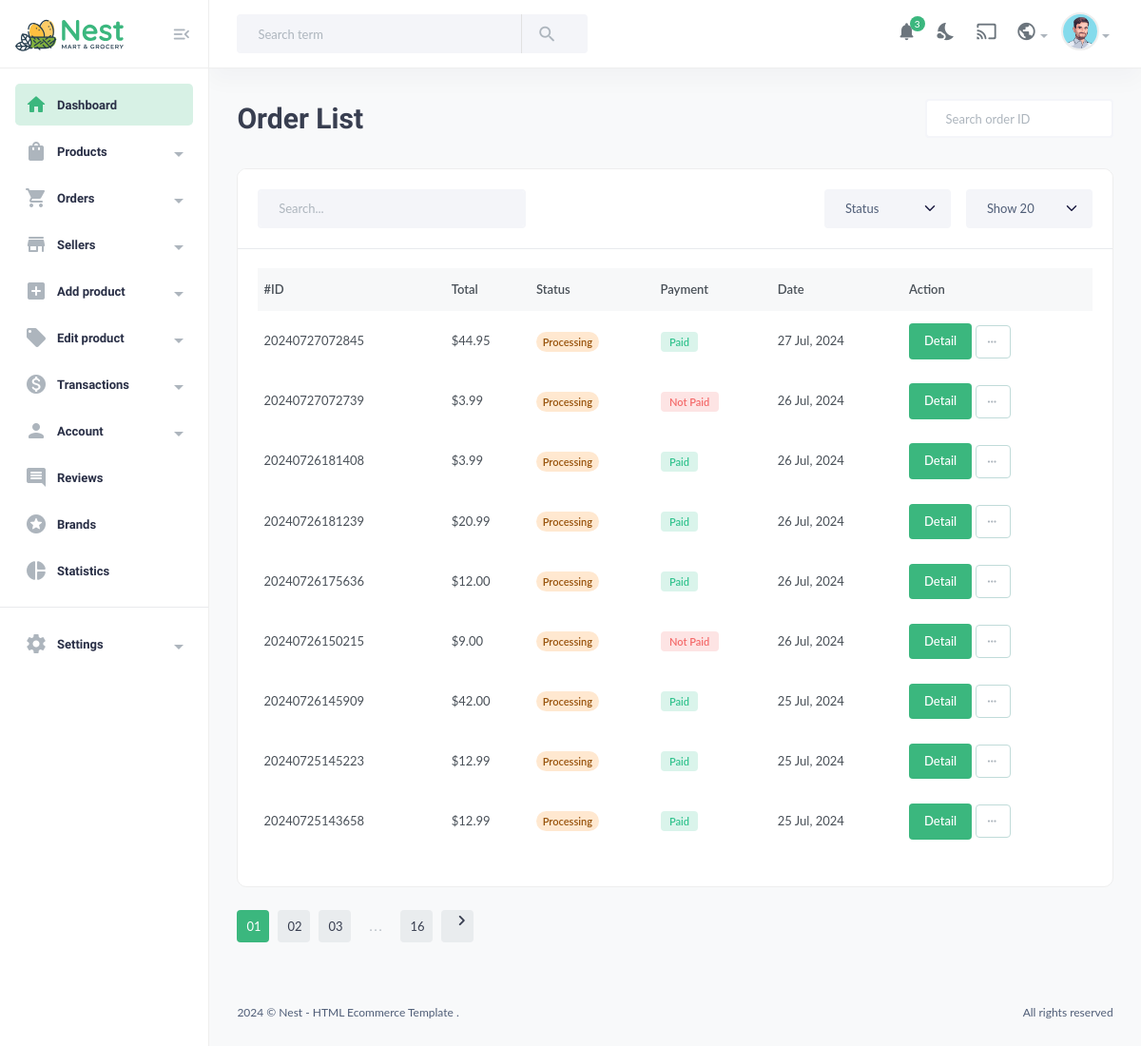
Page /useradmin/orders/ on the earlier database version.
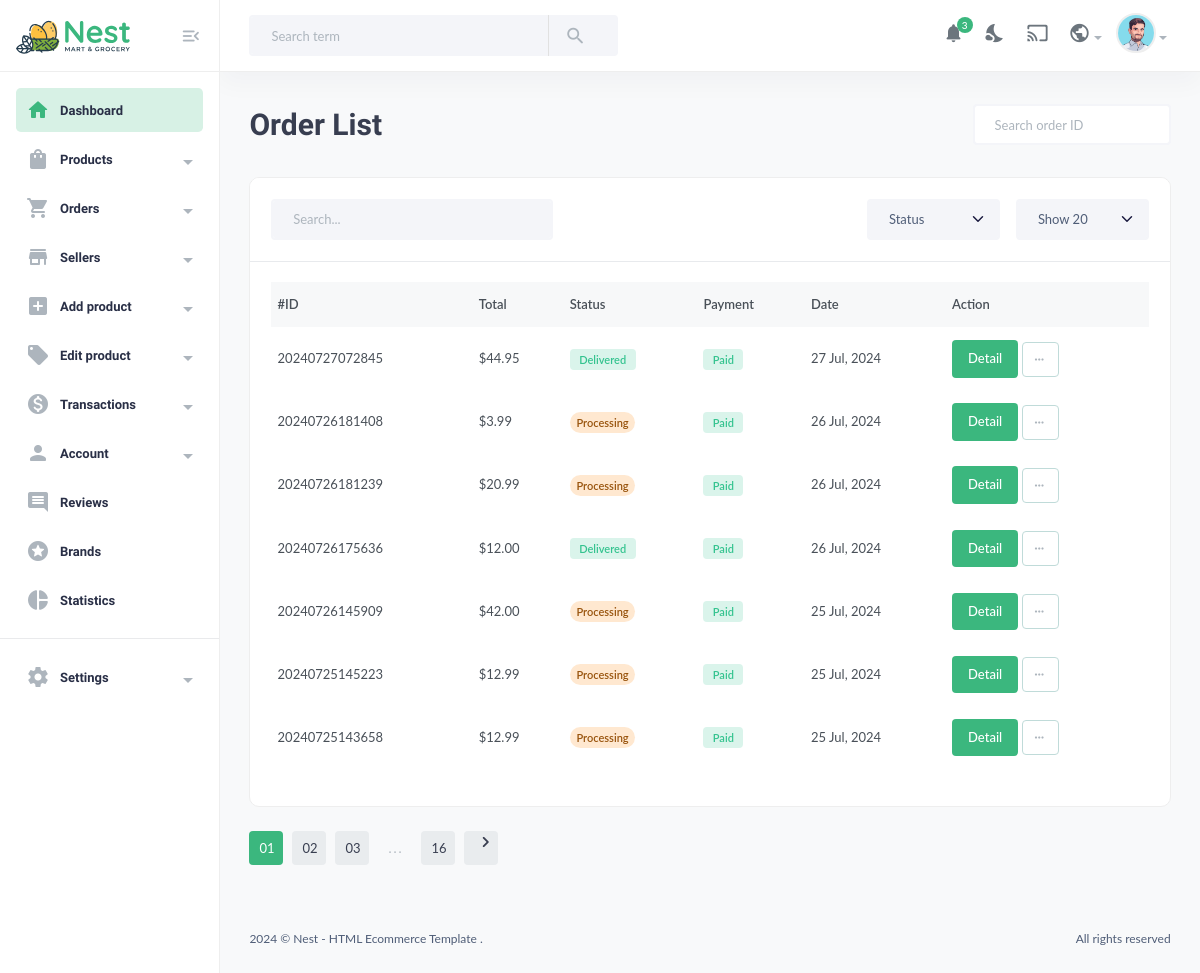
Same page on the later database version.
### order/models.py (models this page shows, shortened)
class Order(models.Model):
    user = models.ForeignKey(User, on_delete=models.CASCADE)
    address = models.ForeignKey(Address, on_delete=models.CASCADE, blank=True, null=True)
    invoice_number = models.CharField(max_length=200)
    price = models.DecimalField(
        max_digits=99999999,
        decimal_places=2,
        default='0.99')
    paid_status = models.BooleanField(default=False)
    order_date = models.DateTimeField(auto_now_add=True)
    product_status = models.CharField(
        choices=STATUS_CHOICE,
        default='processing',
        max_length=30)
    payment = models.ForeignKey(
        Payment,
        on_delete=models.SET_NULL,
        blank=True,
        null=True)
    class Meta:
        verbose_name_plural = 'Orders'

### useradmin/views.py (the view)
# urls.py: path("orders/", views.admin_orders, name='admin_orders'),
def admin_orders(request):
    orders = Order.objects.all().order_by('-id')
    context = {
        'orders': orders
    }
    return render(request, 'useradmin/admin_orders.html', context)

### core/context_processor.py (called while the page is built)
def default(request):
    categories = Category.objects.annotate(
        product_count=Count(
            'category',
            filter=Q(category__product_status='published')
        )
    )
    vendors = Vendor.objects.all()
    tags = Tag.objects.all()
    min_max_price = Product.objects.aggregate(Min('price'), Max('price'))
    context = {
        'categories': categories,
        'vendors': vendors,
        'tags': tags,
        'min_max_price': min_max_price,
    }
    return context

### templates/useradmin/admin_orders.html (shortened to what the changed rows need)
{% extends 'useradmin/base.html' %} {% load static %} {% block content %}
<section class="content-main">
    <div class="content-header">
        <div>
            <h2 class="content-title card-title">Order List</h2>
        </div>
    </div>
    <div class="card mb-4">
        <div class="card-body">
            <div class="table-responsive">
                <table class="table table-hover">
                    <thead>
                        <tr>
                            <th>#ID</th>
                            <th scope="col">Total</th>
                            <th scope="col">Status</th>
                            <th scope="col">Payment</th>
                            <th scope="col">Date</th>
                            <th scope="col">Action</th>
                        </tr>
                    </thead>
                    <tbody>
                        {% for order in orders %}
                        <tr>
                            <td>{{order.invoice_number}}</td>
                            <td>${{order.price}}</td>
                            <td>
                                {% if order.product_status == "delivered" %}
                                    <span class="badge badge-soft-success">
                                        {{order.product_status|capfirst}}
                                    </span>
                                {% else %}
                                    <span class="badge rounded-pill alert-warning">
                                        {{order.product_status|capfirst}}
                                    </span>
                                {% endif %}
                            </td>
                            {% if order.paid_status %}
                            <td>
                                <span class="badge badge-soft-success"
                                    >Paid</span
                                >
                            </td>
                            {% else %}
                            <td>
                                <span class="badge badge-soft-danger"
                                    >Not Paid</span
                                >
                            </td>
                            {% endif %}
                            <td>{{order.order_date|date:'d M, Y'}}</td>
                            <td class="">
                                <a
                                    href="{% url 'admin_order_detail' order.invoice_number %}"
                                    class="btn btn-md rounded font-sm"
                                >
                                    Detail
                                </a>
                                <div class="dropdown">
                                    <a
                                        href="#"
                                        data-bs-toggle="dropdown"
                                        class="btn btn-light rounded btn-sm font-sm"
                                    >
                                        <i
                                            class="material-icons md-more_horiz"
                                        ></i>
                                    </a>
                                </div>
                            </td>
                        </tr>
                        {% endfor %}
                    </tbody>
                </table>
            </div>
        </div>
    </div>
</section>
{% endblock content %}

Differences in the rows shown:
removed Order: invoice_number "20240727072739", price "3.99", product_status "Processing", paid_status "Not Paid", order_date "26 Jul, 2024"
removed Order: invoice_number "20240726150215", price "9.00", product_status "Processing", paid_status "Not Paid", order_date "26 Jul, 2024"
changed Order "27 Jul, 2024": product_status "Processing" → "Delivered"
changed Order (number 4 of 7 on the later page): product_status "Processing" → "Delivered"
